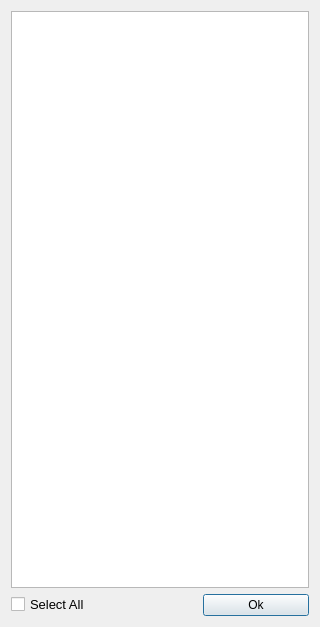
<?xml version="1.0" encoding="UTF-8"?>
<ui version="4.0">
 <class>AlertDialog</class>
 <widget class="QDialog" name="AlertDialog">
  <property name="geometry">
   <rect>
    <x>0</x>
    <y>0</y>
    <width>320</width>
    <height>627</height>
   </rect>
  </property>
  <property name="windowTitle">
   <string>Set Action Alert</string>
  </property>
  <property name="styleSheet">
   <string notr="true"/>
  </property>
  <layout class="QVBoxLayout" name="verticalLayout">
   <item>
    <widget class="QListWidget" name="actionListWidget"/>
   </item>
   <item>
    <layout class="QHBoxLayout" name="horizontalLayout" stretch="1,2,2">
     <item>
      <widget class="QCheckBox" name="selectAllCheckBox">
       <property name="font">
        <font>
         <pointsize>10</pointsize>
        </font>
       </property>
       <property name="text">
        <string>Select All</string>
       </property>
      </widget>
     </item>
     <item>
      <spacer name="horizontalSpacer">
       <property name="orientation">
        <enum>Qt::Horizontal</enum>
       </property>
       <property name="sizeHint" stdset="0">
        <size>
         <width>40</width>
         <height>20</height>
        </size>
       </property>
      </spacer>
     </item>
     <item>
      <widget class="QPushButton" name="okButton">
       <property name="sizePolicy">
        <sizepolicy hsizetype="Expanding" vsizetype="Fixed">
         <horstretch>0</horstretch>
         <verstretch>0</verstretch>
        </sizepolicy>
       </property>
       <property name="text">
        <string>Ok</string>
       </property>
      </widget>
     </item>
    </layout>
   </item>
  </layout>
 </widget>
 <layoutdefault spacing="6" margin="11"/>
 <resources>
  <include location="../Resources/resources.qrc"/>
 </resources>
 <connections>
  <connection>
   <sender>okButton</sender>
   <signal>clicked()</signal>
   <receiver>AlertDialog</receiver>
   <slot>accept()</slot>
   <hints>
    <hint type="sourcelabel">
     <x>228</x>
     <y>436</y>
    </hint>
    <hint type="destinationlabel">
     <x>137</x>
     <y>228</y>
    </hint>
   </hints>
  </connection>
  <connection>
   <sender>selectAllCheckBox</sender>
   <signal>stateChanged(int)</signal>
   <receiver>AlertDialog</receiver>
   <slot>onSelectAllChanged(int)</slot>
   <hints>
    <hint type="sourcelabel">
     <x>42</x>
     <y>552</y>
    </hint>
    <hint type="destinationlabel">
     <x>159</x>
     <y>286</y>
    </hint>
   </hints>
  </connection>
 </connections>
 <slots>
  <slot>onItemChanged(QListWidgetItem*)</slot>
  <slot>onSelectAllChanged(int)</slot>
 </slots>
</ui>
